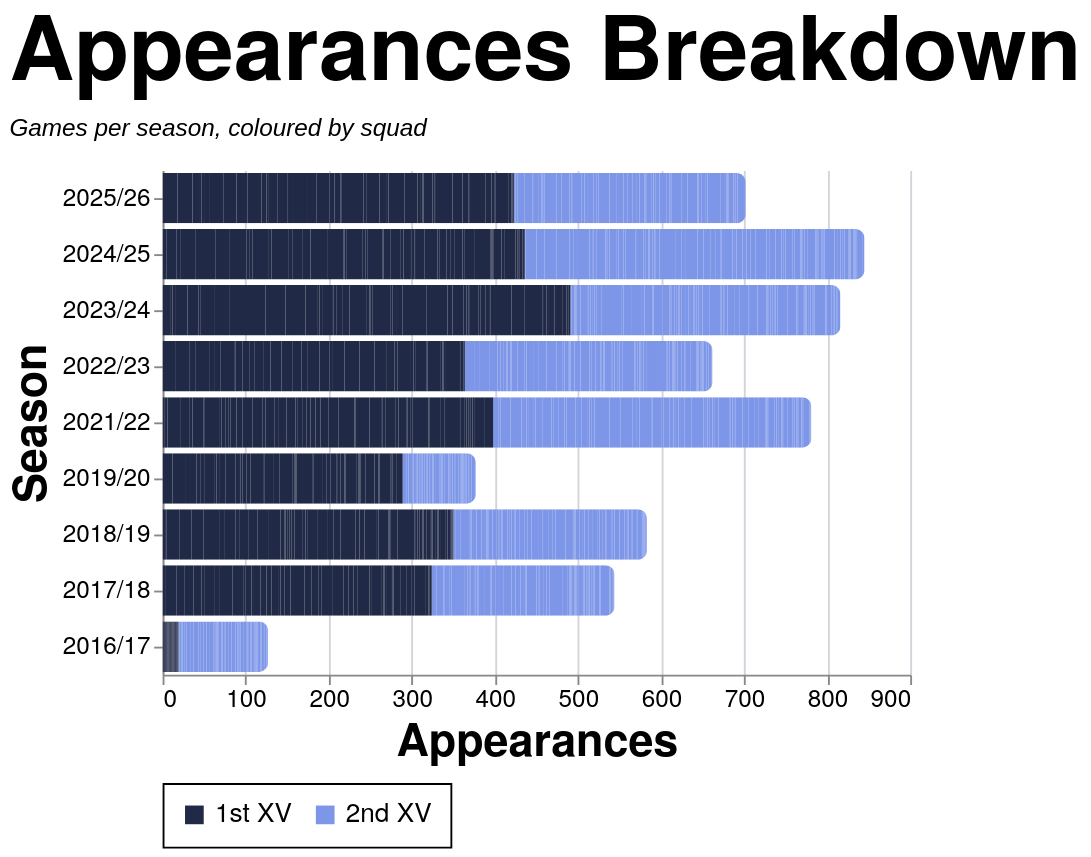

Write the Vega-Lite specification saved for this chart.
### Vega-Lite specification from a JSON file in a GitHub repository (floating-point values rounded to 4 significant figures; data arrays with more than 128 entries replaced by an {"elided": "..."} marker saying what was removed)
{"config": {"axis": {"labelFont": "PT Sans Narrow, Helvetica Neue, Helvetica, Arial, sans-serif", "titleFont": "PT Sans Narrow, Helvetica Neue, Helvetica, Arial, sans-serif", "labelFontSize": 13, "titleFontSize": 24, "gridColor": "#202947", "gridOpacity": 0.2, "zindex": 1}, "text": {"font": "Lato, sans-serif"}, "bar": {"cornerRadiusEnd": 5}, "header": {"labelFont": "PT Sans Narrow, Helvetica Neue, Helvetica, Arial, sans-serif", "titleFont": "PT Sans Narrow, Helvetica Neue, Helvetica, Arial, sans-serif", "labelFontSize": 24, "titleFontSize": 28, "labelFontWeight": "bold", "orient": "left"}, "legend": {"labelFont": "PT Sans Narrow, Helvetica Neue, Helvetica, Arial, sans-serif", "titleFont": "PT Sans Narrow, Helvetica Neue, Helvetica, Arial, sans-serif", "labelFontSize": 14, "titleFontSize": 16, "titlePadding": 5, "fillColor": "white", "strokeColor": "black", "padding": 10, "titleFontWeight": "lighter", "titleFontStyle": "italic", "titleColor": "gray", "offset": 10}, "title": {"font": "PT Sans Narrow, Helvetica Neue, Helvetica, Arial, sans-serif", "fontSize": 48, "fontWeight": "bold", "anchor": "start", "align": "center", "titlePadding": 20, "subtitlePadding": 10, "subtitleFontSize": 13, "subtitleColor": "", "subtitleFontStyle": "italic", "offset": 15, "color": "black"}, "axisX": {"labelAngle": 0}, "facet": {"title": null, "header": null, "align": {"row": "each", "column": "each"}, "spacing": 10}, "resolve": {"scale": {"y": "independent", "facet": "independent"}}, "background": "transparent", "scale": {"offsetBandPaddingOuter": 0.2, "offsetBandPaddingInner": 0.1}, "view": {"stroke": null, "background": "transparent"}}, "data": {"name": "data-bf5cab69abea5e7711243ae0c844cc42"}, "mark": {"type": "bar"}, "encoding": {"color": {"field": "color_value", "legend": {"orient": "bottom", "title": null}, "scale": {"domain": ["1st XV", "2nd XV"], "range": ["#202946", "#7d96e8"]}, "sort": {"field": "sum(apps)", "op": "sum", "order": "descending"}, "type": "nominal"}, "tooltip": [{"field": "player", "title": "Player", "type": "nominal"}, {"field": "season", "title": "Season", "type": "nominal"}, {"field": "color_value", "title": "Group", "type": "nominal"}, {"aggregate": "sum", "field": "apps", "title": "Appearances", "type": "quantitative"}], "x": {"aggregate": "sum", "field": "apps", "title": "Appearances", "type": "quantitative"}, "y": {"field": "season", "sort": {"field": "season_sort", "op": "max", "order": "descending"}, "title": "Season", "type": "nominal"}}, "height": {"step": 30}, "title": {"text": "Appearances Breakdown", "subtitle": "Games per season, coloured by squad"}, "width": 400, "$schema": "https://vega.github.io/schema/vega-lite/v5.20.1.json", "datasets": {"data-bf5cab69abea5e7711243ae0c844cc42": {"elided": "2509 records"}}}
